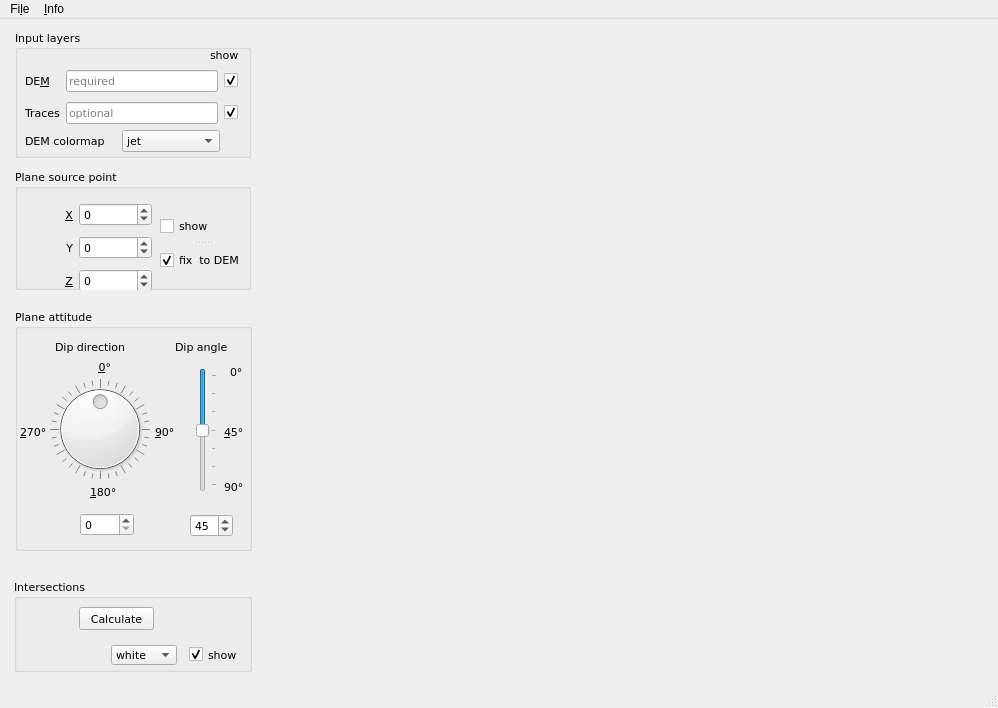
<?xml version="1.0" encoding="UTF-8"?>
<ui version="4.0">
 <class>MainWindow</class>
 <widget class="QMainWindow" name="MainWindow">
  <property name="geometry">
   <rect>
    <x>0</x>
    <y>0</y>
    <width>998</width>
    <height>708</height>
   </rect>
  </property>
  <property name="windowTitle">
   <string>gSurf   -  vers. 0.2.0</string>
  </property>
  <widget class="QWidget" name="centralwidget">
   <widget class="MplWidget" name="mplwidget" native="true">
    <property name="geometry">
     <rect>
      <x>260</x>
      <y>5</y>
      <width>730</width>
      <height>655</height>
     </rect>
    </property>
    <property name="sizePolicy">
     <sizepolicy hsizetype="Expanding" vsizetype="Expanding">
      <horstretch>0</horstretch>
      <verstretch>0</verstretch>
     </sizepolicy>
    </property>
    <property name="font">
     <font>
      <family>Verdana</family>
      <pointsize>8</pointsize>
     </font>
    </property>
   </widget>
   <widget class="QWidget" name="Input_widget" native="true">
    <property name="geometry">
     <rect>
      <x>5</x>
      <y>6</y>
      <width>251</width>
      <height>138</height>
     </rect>
    </property>
    <property name="font">
     <font>
      <family>Verdana</family>
      <pointsize>8</pointsize>
     </font>
    </property>
    <widget class="QGroupBox" name="input_groupBox">
     <property name="geometry">
      <rect>
       <x>10</x>
       <y>5</y>
       <width>236</width>
       <height>128</height>
      </rect>
     </property>
     <property name="font">
      <font>
       <family>Verdana</family>
       <pointsize>8</pointsize>
      </font>
     </property>
     <property name="title">
      <string>Input layers</string>
     </property>
     <widget class="QLabel" name="show_label">
      <property name="geometry">
       <rect>
        <x>195</x>
        <y>18</y>
        <width>30</width>
        <height>13</height>
       </rect>
      </property>
      <property name="font">
       <font>
        <family>Verdana</family>
        <pointsize>8</pointsize>
       </font>
      </property>
      <property name="text">
       <string>show</string>
      </property>
     </widget>
     <widget class="QWidget" name="layoutWidget">
      <property name="geometry">
       <rect>
        <x>10</x>
        <y>36</y>
        <width>213</width>
        <height>64</height>
       </rect>
      </property>
      <property name="font">
       <font>
        <family>Verdana</family>
        <pointsize>8</pointsize>
       </font>
      </property>
      <layout class="QGridLayout" name="gridLayout">
       <item row="1" column="2">
        <widget class="QCheckBox" name="show_Fault_checkBox">
         <property name="font">
          <font>
           <family>Verdana</family>
           <pointsize>8</pointsize>
          </font>
         </property>
         <property name="text">
          <string/>
         </property>
         <property name="checked">
          <bool>true</bool>
         </property>
        </widget>
       </item>
       <item row="1" column="1">
        <widget class="QLineEdit" name="Trace_lineEdit">
         <property name="font">
          <font>
           <family>Verdana</family>
           <pointsize>8</pointsize>
          </font>
         </property>
         <property name="readOnly">
          <bool>true</bool>
         </property>
         <property name="placeholderText">
          <string>optional</string>
         </property>
        </widget>
       </item>
       <item row="0" column="2">
        <widget class="QCheckBox" name="show_DEM_checkBox">
         <property name="font">
          <font>
           <family>Verdana</family>
           <pointsize>8</pointsize>
          </font>
         </property>
         <property name="text">
          <string/>
         </property>
         <property name="checked">
          <bool>true</bool>
         </property>
        </widget>
       </item>
       <item row="0" column="1">
        <widget class="QLineEdit" name="DEM_lineEdit">
         <property name="font">
          <font>
           <family>Verdana</family>
           <pointsize>8</pointsize>
          </font>
         </property>
         <property name="readOnly">
          <bool>true</bool>
         </property>
         <property name="placeholderText">
          <string>required</string>
         </property>
        </widget>
       </item>
       <item row="1" column="0">
        <widget class="QLabel" name="Fault_label">
         <property name="font">
          <font>
           <family>Verdana</family>
           <pointsize>8</pointsize>
          </font>
         </property>
         <property name="text">
          <string>Traces</string>
         </property>
         <property name="buddy">
          <cstring>Trace_lineEdit</cstring>
         </property>
        </widget>
       </item>
       <item row="0" column="0">
        <widget class="QLabel" name="DEM_label">
         <property name="font">
          <font>
           <family>Verdana</family>
           <pointsize>8</pointsize>
          </font>
         </property>
         <property name="text">
          <string>DE&amp;M</string>
         </property>
         <property name="buddy">
          <cstring>DEM_lineEdit</cstring>
         </property>
        </widget>
       </item>
      </layout>
     </widget>
     <widget class="QLabel" name="DEM_cmap_label">
      <property name="geometry">
       <rect>
        <x>10</x>
        <y>103</y>
        <width>95</width>
        <height>16</height>
       </rect>
      </property>
      <property name="font">
       <font>
        <family>Verdana</family>
        <pointsize>8</pointsize>
       </font>
      </property>
      <property name="text">
       <string>DEM colormap</string>
      </property>
      <property name="buddy">
       <cstring>DEM_cmap_comboBox</cstring>
      </property>
     </widget>
     <widget class="QComboBox" name="DEM_cmap_comboBox">
      <property name="geometry">
       <rect>
        <x>107</x>
        <y>100</y>
        <width>98</width>
        <height>22</height>
       </rect>
      </property>
      <property name="font">
       <font>
        <family>Verdana</family>
        <pointsize>8</pointsize>
       </font>
      </property>
      <item>
       <property name="text">
        <string>jet</string>
       </property>
      </item>
      <item>
       <property name="text">
        <string>gray</string>
       </property>
      </item>
      <item>
       <property name="text">
        <string>bone</string>
       </property>
      </item>
      <item>
       <property name="text">
        <string>hot</string>
       </property>
      </item>
      <item>
       <property name="text">
        <string>autumn</string>
       </property>
      </item>
      <item>
       <property name="text">
        <string>cool</string>
       </property>
      </item>
      <item>
       <property name="text">
        <string>copper</string>
       </property>
      </item>
      <item>
       <property name="text">
        <string>hsv</string>
       </property>
      </item>
      <item>
       <property name="text">
        <string>pink</string>
       </property>
      </item>
      <item>
       <property name="text">
        <string>prism</string>
       </property>
      </item>
      <item>
       <property name="text">
        <string>spring</string>
       </property>
      </item>
      <item>
       <property name="text">
        <string>summer</string>
       </property>
      </item>
      <item>
       <property name="text">
        <string>winter</string>
       </property>
      </item>
      <item>
       <property name="text">
        <string>spectral</string>
       </property>
      </item>
      <item>
       <property name="text">
        <string>flag</string>
       </property>
      </item>
     </widget>
    </widget>
   </widget>
   <widget class="QWidget" name="SourcePoint_widget" native="true">
    <property name="geometry">
     <rect>
      <x>5</x>
      <y>148</y>
      <width>251</width>
      <height>130</height>
     </rect>
    </property>
    <property name="font">
     <font>
      <family>Verdana</family>
      <pointsize>8</pointsize>
     </font>
    </property>
    <widget class="QGroupBox" name="point_groupBox">
     <property name="geometry">
      <rect>
       <x>10</x>
       <y>2</y>
       <width>236</width>
       <height>121</height>
      </rect>
     </property>
     <property name="font">
      <font>
       <family>Verdana</family>
       <pointsize>8</pointsize>
       <weight>50</weight>
       <bold>false</bold>
      </font>
     </property>
     <property name="title">
      <string>Plane source point</string>
     </property>
     <widget class="QWidget" name="layoutWidget">
      <property name="geometry">
       <rect>
        <x>10</x>
        <y>30</y>
        <width>127</width>
        <height>98</height>
       </rect>
      </property>
      <layout class="QGridLayout" name="gridLayout_2">
       <item row="0" column="0">
        <widget class="QLabel" name="Pt_label_x">
         <property name="font">
          <font>
           <family>Verdana</family>
           <pointsize>8</pointsize>
          </font>
         </property>
         <property name="text">
          <string>&amp;X</string>
         </property>
         <property name="alignment">
          <set>Qt::AlignRight|Qt::AlignTrailing|Qt::AlignVCenter</set>
         </property>
         <property name="buddy">
          <cstring>Pt_spinBox_x</cstring>
         </property>
        </widget>
       </item>
       <item row="0" column="1">
        <widget class="QSpinBox" name="Pt_spinBox_x">
         <property name="font">
          <font>
           <family>Verdana</family>
           <pointsize>8</pointsize>
          </font>
         </property>
         <property name="minimum">
          <number>-1000000000</number>
         </property>
         <property name="maximum">
          <number>1000000000</number>
         </property>
         <property name="singleStep">
          <number>50</number>
         </property>
        </widget>
       </item>
       <item row="1" column="0">
        <widget class="QLabel" name="Pt_label_y">
         <property name="font">
          <font>
           <family>Verdana</family>
           <pointsize>8</pointsize>
          </font>
         </property>
         <property name="text">
          <string>Y</string>
         </property>
         <property name="alignment">
          <set>Qt::AlignRight|Qt::AlignTrailing|Qt::AlignVCenter</set>
         </property>
         <property name="buddy">
          <cstring>Pt_spinBox_y</cstring>
         </property>
        </widget>
       </item>
       <item row="1" column="1">
        <widget class="QSpinBox" name="Pt_spinBox_y">
         <property name="font">
          <font>
           <family>Verdana</family>
           <pointsize>8</pointsize>
          </font>
         </property>
         <property name="minimum">
          <number>-1000000000</number>
         </property>
         <property name="maximum">
          <number>1000000000</number>
         </property>
         <property name="singleStep">
          <number>50</number>
         </property>
        </widget>
       </item>
       <item row="2" column="0">
        <widget class="QLabel" name="Pt_label_z">
         <property name="font">
          <font>
           <family>Verdana</family>
           <pointsize>8</pointsize>
          </font>
         </property>
         <property name="text">
          <string>&amp;Z</string>
         </property>
         <property name="alignment">
          <set>Qt::AlignRight|Qt::AlignTrailing|Qt::AlignVCenter</set>
         </property>
         <property name="buddy">
          <cstring>Pt_spinBox_z</cstring>
         </property>
        </widget>
       </item>
       <item row="2" column="1">
        <widget class="QSpinBox" name="Pt_spinBox_z">
         <property name="font">
          <font>
           <family>Verdana</family>
           <pointsize>8</pointsize>
          </font>
         </property>
         <property name="minimum">
          <number>-10000000</number>
         </property>
         <property name="maximum">
          <number>10000000</number>
         </property>
         <property name="singleStep">
          <number>5</number>
         </property>
        </widget>
       </item>
      </layout>
     </widget>
     <widget class="QSplitter" name="splitter">
      <property name="geometry">
       <rect>
        <x>145</x>
        <y>42</y>
        <width>86</width>
        <height>64</height>
       </rect>
      </property>
      <property name="orientation">
       <enum>Qt::Vertical</enum>
      </property>
      <widget class="QCheckBox" name="show_SrcPt_checkBox">
       <property name="enabled">
        <bool>true</bool>
       </property>
       <property name="font">
        <font>
         <family>Verdana</family>
         <pointsize>8</pointsize>
        </font>
       </property>
       <property name="text">
        <string>show</string>
       </property>
       <property name="checked">
        <bool>false</bool>
       </property>
      </widget>
      <widget class="QCheckBox" name="Z_fix2DEM_checkBox_z">
       <property name="font">
        <font>
         <family>Verdana</family>
         <pointsize>8</pointsize>
        </font>
       </property>
       <property name="text">
        <string>fix  to DEM</string>
       </property>
       <property name="checked">
        <bool>true</bool>
       </property>
      </widget>
     </widget>
    </widget>
   </widget>
   <widget class="QWidget" name="Plane_widget" native="true">
    <property name="geometry">
     <rect>
      <x>5</x>
      <y>285</y>
      <width>252</width>
      <height>253</height>
     </rect>
    </property>
    <property name="font">
     <font>
      <family>Verdana</family>
      <pointsize>8</pointsize>
     </font>
    </property>
    <widget class="QGroupBox" name="plane_groupBox">
     <property name="geometry">
      <rect>
       <x>10</x>
       <y>5</y>
       <width>237</width>
       <height>242</height>
      </rect>
     </property>
     <property name="font">
      <font>
       <family>Verdana</family>
       <pointsize>8</pointsize>
       <weight>50</weight>
       <bold>false</bold>
      </font>
     </property>
     <property name="title">
      <string>Plane attitude</string>
     </property>
     <widget class="QLabel" name="DDirection_0_label">
      <property name="geometry">
       <rect>
        <x>75</x>
        <y>50</y>
        <width>21</width>
        <height>16</height>
       </rect>
      </property>
      <property name="font">
       <font>
        <family>Verdana</family>
        <pointsize>8</pointsize>
       </font>
      </property>
      <property name="text">
       <string>&amp;0°</string>
      </property>
      <property name="alignment">
       <set>Qt::AlignRight|Qt::AlignTrailing|Qt::AlignVCenter</set>
      </property>
      <property name="buddy">
       <cstring>DDirection_dial</cstring>
      </property>
     </widget>
     <widget class="QLabel" name="DDirection_label">
      <property name="geometry">
       <rect>
        <x>40</x>
        <y>30</y>
        <width>87</width>
        <height>16</height>
       </rect>
      </property>
      <property name="font">
       <font>
        <family>Verdana</family>
        <pointsize>8</pointsize>
        <weight>50</weight>
        <bold>false</bold>
       </font>
      </property>
      <property name="text">
       <string>Dip direction</string>
      </property>
      <property name="buddy">
       <cstring>DDirection_dial</cstring>
      </property>
     </widget>
     <widget class="QLabel" name="DAngle_label">
      <property name="geometry">
       <rect>
        <x>160</x>
        <y>30</y>
        <width>63</width>
        <height>16</height>
       </rect>
      </property>
      <property name="font">
       <font>
        <family>Verdana</family>
        <pointsize>8</pointsize>
        <weight>50</weight>
        <bold>false</bold>
       </font>
      </property>
      <property name="text">
       <string>Dip angle</string>
      </property>
      <property name="buddy">
       <cstring>DAngle_verticalSlider</cstring>
      </property>
     </widget>
     <widget class="QLabel" name="DDirection_90_label">
      <property name="geometry">
       <rect>
        <x>140</x>
        <y>115</y>
        <width>30</width>
        <height>16</height>
       </rect>
      </property>
      <property name="font">
       <font>
        <family>Verdana</family>
        <pointsize>8</pointsize>
       </font>
      </property>
      <property name="text">
       <string>&amp;90°</string>
      </property>
      <property name="buddy">
       <cstring>DDirection_dial</cstring>
      </property>
     </widget>
     <widget class="QSpinBox" name="DDirection_spinBox">
      <property name="geometry">
       <rect>
        <x>65</x>
        <y>204</y>
        <width>54</width>
        <height>23</height>
       </rect>
      </property>
      <property name="font">
       <font>
        <family>Verdana</family>
        <pointsize>8</pointsize>
       </font>
      </property>
      <property name="minimum">
       <number>0</number>
      </property>
      <property name="maximum">
       <number>360</number>
      </property>
      <property name="singleStep">
       <number>1</number>
      </property>
     </widget>
     <widget class="QDial" name="DDirection_dial">
      <property name="geometry">
       <rect>
        <x>35</x>
        <y>70</y>
        <width>100</width>
        <height>100</height>
       </rect>
      </property>
      <property name="font">
       <font>
        <family>Verdana</family>
        <pointsize>8</pointsize>
       </font>
      </property>
      <property name="maximum">
       <number>359</number>
      </property>
      <property name="pageStep">
       <number>30</number>
      </property>
      <property name="value">
       <number>180</number>
      </property>
      <property name="sliderPosition">
       <number>180</number>
      </property>
      <property name="tracking">
       <bool>true</bool>
      </property>
      <property name="orientation">
       <enum>Qt::Vertical</enum>
      </property>
      <property name="invertedAppearance">
       <bool>false</bool>
      </property>
      <property name="invertedControls">
       <bool>false</bool>
      </property>
      <property name="wrapping">
       <bool>true</bool>
      </property>
      <property name="notchTarget">
       <double>10.000000000000000</double>
      </property>
      <property name="notchesVisible">
       <bool>true</bool>
      </property>
     </widget>
     <widget class="QSlider" name="DAngle_verticalSlider">
      <property name="geometry">
       <rect>
        <x>181</x>
        <y>59</y>
        <width>21</width>
        <height>124</height>
       </rect>
      </property>
      <property name="font">
       <font>
        <family>Verdana</family>
        <pointsize>8</pointsize>
       </font>
      </property>
      <property name="maximum">
       <number>90</number>
      </property>
      <property name="value">
       <number>45</number>
      </property>
      <property name="orientation">
       <enum>Qt::Vertical</enum>
      </property>
      <property name="invertedAppearance">
       <bool>true</bool>
      </property>
      <property name="tickPosition">
       <enum>QSlider::TicksBelow</enum>
      </property>
      <property name="tickInterval">
       <number>15</number>
      </property>
     </widget>
     <widget class="QLabel" name="DDirection_180_label">
      <property name="geometry">
       <rect>
        <x>75</x>
        <y>175</y>
        <width>33</width>
        <height>16</height>
       </rect>
      </property>
      <property name="font">
       <font>
        <family>Verdana</family>
        <pointsize>8</pointsize>
       </font>
      </property>
      <property name="text">
       <string>&amp;180°</string>
      </property>
      <property name="buddy">
       <cstring>DDirection_dial</cstring>
      </property>
     </widget>
     <widget class="QSpinBox" name="DAngle_spinBox">
      <property name="geometry">
       <rect>
        <x>175</x>
        <y>205</y>
        <width>43</width>
        <height>23</height>
       </rect>
      </property>
      <property name="font">
       <font>
        <family>Verdana</family>
        <pointsize>8</pointsize>
       </font>
      </property>
      <property name="minimum">
       <number>0</number>
      </property>
      <property name="maximum">
       <number>90</number>
      </property>
      <property name="singleStep">
       <number>1</number>
      </property>
      <property name="value">
       <number>45</number>
      </property>
     </widget>
     <widget class="QLabel" name="DDirection_270_label">
      <property name="geometry">
       <rect>
        <x>5</x>
        <y>115</y>
        <width>37</width>
        <height>16</height>
       </rect>
      </property>
      <property name="font">
       <font>
        <family>Verdana</family>
        <pointsize>8</pointsize>
       </font>
      </property>
      <property name="text">
       <string>&amp;270°</string>
      </property>
      <property name="buddy">
       <cstring>DDirection_dial</cstring>
      </property>
     </widget>
     <widget class="QLabel" name="DAngle_90_label">
      <property name="geometry">
       <rect>
        <x>215</x>
        <y>55</y>
        <width>21</width>
        <height>16</height>
       </rect>
      </property>
      <property name="font">
       <font>
        <family>Verdana</family>
        <pointsize>8</pointsize>
       </font>
      </property>
      <property name="text">
       <string>0°</string>
      </property>
     </widget>
     <widget class="QLabel" name="DDirection_45_label">
      <property name="geometry">
       <rect>
        <x>209</x>
        <y>115</y>
        <width>25</width>
        <height>16</height>
       </rect>
      </property>
      <property name="font">
       <font>
        <family>Verdana</family>
        <pointsize>8</pointsize>
       </font>
      </property>
      <property name="text">
       <string>&amp;45°</string>
      </property>
      <property name="buddy">
       <cstring>DAngle_verticalSlider</cstring>
      </property>
     </widget>
     <widget class="QLabel" name="DAngle_0_label">
      <property name="geometry">
       <rect>
        <x>209</x>
        <y>170</y>
        <width>24</width>
        <height>16</height>
       </rect>
      </property>
      <property name="font">
       <font>
        <family>Verdana</family>
        <pointsize>8</pointsize>
       </font>
      </property>
      <property name="text">
       <string>90°</string>
      </property>
      <property name="buddy">
       <cstring>DAngle_verticalSlider</cstring>
      </property>
     </widget>
    </widget>
   </widget>
   <widget class="QWidget" name="Intersection_widget" native="true">
    <property name="geometry">
     <rect>
      <x>5</x>
      <y>550</y>
      <width>251</width>
      <height>111</height>
     </rect>
    </property>
    <property name="font">
     <font>
      <family>Verdana</family>
      <pointsize>8</pointsize>
     </font>
    </property>
    <widget class="QGroupBox" name="groupBox">
     <property name="geometry">
      <rect>
       <x>9</x>
       <y>10</y>
       <width>238</width>
       <height>93</height>
      </rect>
     </property>
     <property name="font">
      <font>
       <family>Verdana</family>
       <pointsize>8</pointsize>
      </font>
     </property>
     <property name="title">
      <string>Intersections</string>
     </property>
     <widget class="QPushButton" name="Intersection_calculate_pushButton">
      <property name="geometry">
       <rect>
        <x>65</x>
        <y>28</y>
        <width>75</width>
        <height>23</height>
       </rect>
      </property>
      <property name="text">
       <string>Calculate</string>
      </property>
     </widget>
     <widget class="QComboBox" name="Intersection_color_comboBox">
      <property name="geometry">
       <rect>
        <x>97</x>
        <y>66</y>
        <width>66</width>
        <height>20</height>
       </rect>
      </property>
      <property name="font">
       <font>
        <family>Verdana</family>
        <pointsize>8</pointsize>
       </font>
      </property>
      <item>
       <property name="text">
        <string>white</string>
       </property>
      </item>
      <item>
       <property name="text">
        <string>red</string>
       </property>
      </item>
      <item>
       <property name="text">
        <string>blue</string>
       </property>
      </item>
      <item>
       <property name="text">
        <string>yellow</string>
       </property>
      </item>
      <item>
       <property name="text">
        <string>orange</string>
       </property>
      </item>
      <item>
       <property name="text">
        <string>brown</string>
       </property>
      </item>
     </widget>
     <widget class="QCheckBox" name="Intersection_show_checkBox">
      <property name="geometry">
       <rect>
        <x>175</x>
        <y>67</y>
        <width>52</width>
        <height>17</height>
       </rect>
      </property>
      <property name="font">
       <font>
        <family>Verdana</family>
        <pointsize>8</pointsize>
       </font>
      </property>
      <property name="text">
       <string>show</string>
      </property>
      <property name="checked">
       <bool>true</bool>
      </property>
     </widget>
    </widget>
   </widget>
  </widget>
  <widget class="QMenuBar" name="menubar">
   <property name="geometry">
    <rect>
     <x>0</x>
     <y>0</y>
     <width>998</width>
     <height>30</height>
    </rect>
   </property>
   <widget class="QMenu" name="menuFile">
    <property name="title">
     <string>Fi&amp;le</string>
    </property>
    <widget class="QMenu" name="menuSave_solution_as">
     <property name="title">
      <string>&amp;Save solution as ..</string>
     </property>
     <addaction name="actionPoints"/>
     <addaction name="actionLines"/>
    </widget>
    <addaction name="actionInput_DEM"/>
    <addaction name="actionInput_line_shapefile"/>
    <addaction name="separator"/>
    <addaction name="menuSave_solution_as"/>
    <addaction name="separator"/>
    <addaction name="actionQuit"/>
   </widget>
   <widget class="QMenu" name="menuHelp">
    <property name="title">
     <string>&amp;Info</string>
    </property>
    <addaction name="actionHelp"/>
    <addaction name="actionAbout"/>
   </widget>
   <addaction name="menuFile"/>
   <addaction name="menuHelp"/>
  </widget>
  <widget class="QStatusBar" name="statusbar"/>
  <action name="actionInput_DEM">
   <property name="text">
    <string>Input &amp;DEM</string>
   </property>
   <property name="shortcut">
    <string>Ctrl+D</string>
   </property>
  </action>
  <action name="actionInput_line_shapefile">
   <property name="text">
    <string>&amp;Input line shapefile</string>
   </property>
   <property name="shortcut">
    <string>Ctrl+P</string>
   </property>
  </action>
  <action name="actionQuit">
   <property name="text">
    <string>&amp;Quit</string>
   </property>
   <property name="shortcut">
    <string>Ctrl+Q</string>
   </property>
  </action>
  <action name="actionHelp">
   <property name="text">
    <string>&amp;Help</string>
   </property>
   <property name="shortcut">
    <string>Ctrl+H</string>
   </property>
  </action>
  <action name="actionAbout">
   <property name="text">
    <string>&amp;About</string>
   </property>
   <property name="shortcut">
    <string>Ctrl+A</string>
   </property>
  </action>
  <action name="actionPoints">
   <property name="text">
    <string>&amp;points</string>
   </property>
   <property name="shortcut">
    <string>Ctrl+S</string>
   </property>
  </action>
  <action name="actionLines">
   <property name="text">
    <string>&amp;lines</string>
   </property>
   <property name="shortcut">
    <string>Ctrl+L</string>
   </property>
  </action>
 </widget>
 <customwidgets>
  <customwidget>
   <class>MplWidget</class>
   <extends>QWidget</extends>
   <header>gSurf_mplwidget</header>
   <container>1</container>
  </customwidget>
 </customwidgets>
 <tabstops>
  <tabstop>DEM_lineEdit</tabstop>
  <tabstop>show_DEM_checkBox</tabstop>
  <tabstop>Trace_lineEdit</tabstop>
  <tabstop>show_Fault_checkBox</tabstop>
  <tabstop>DEM_cmap_comboBox</tabstop>
  <tabstop>show_SrcPt_checkBox</tabstop>
  <tabstop>Pt_spinBox_x</tabstop>
  <tabstop>Pt_spinBox_y</tabstop>
  <tabstop>Pt_spinBox_z</tabstop>
  <tabstop>Z_fix2DEM_checkBox_z</tabstop>
  <tabstop>DDirection_dial</tabstop>
  <tabstop>DDirection_spinBox</tabstop>
  <tabstop>DAngle_verticalSlider</tabstop>
  <tabstop>DAngle_spinBox</tabstop>
  <tabstop>Intersection_show_checkBox</tabstop>
  <tabstop>Intersection_color_comboBox</tabstop>
 </tabstops>
 <resources/>
 <connections/>
</ui>
